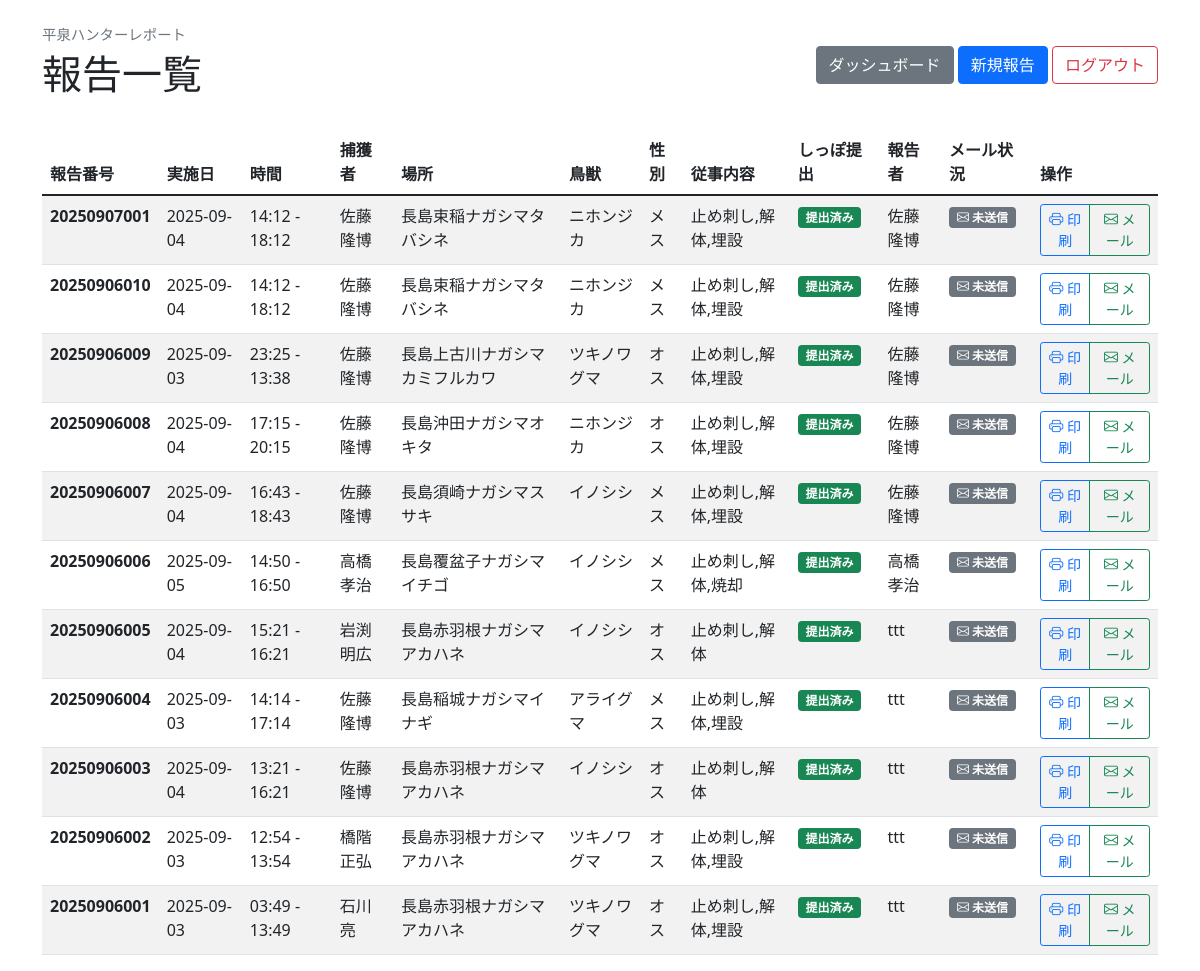
The page /reports (signed in) on the database as committed earlier.
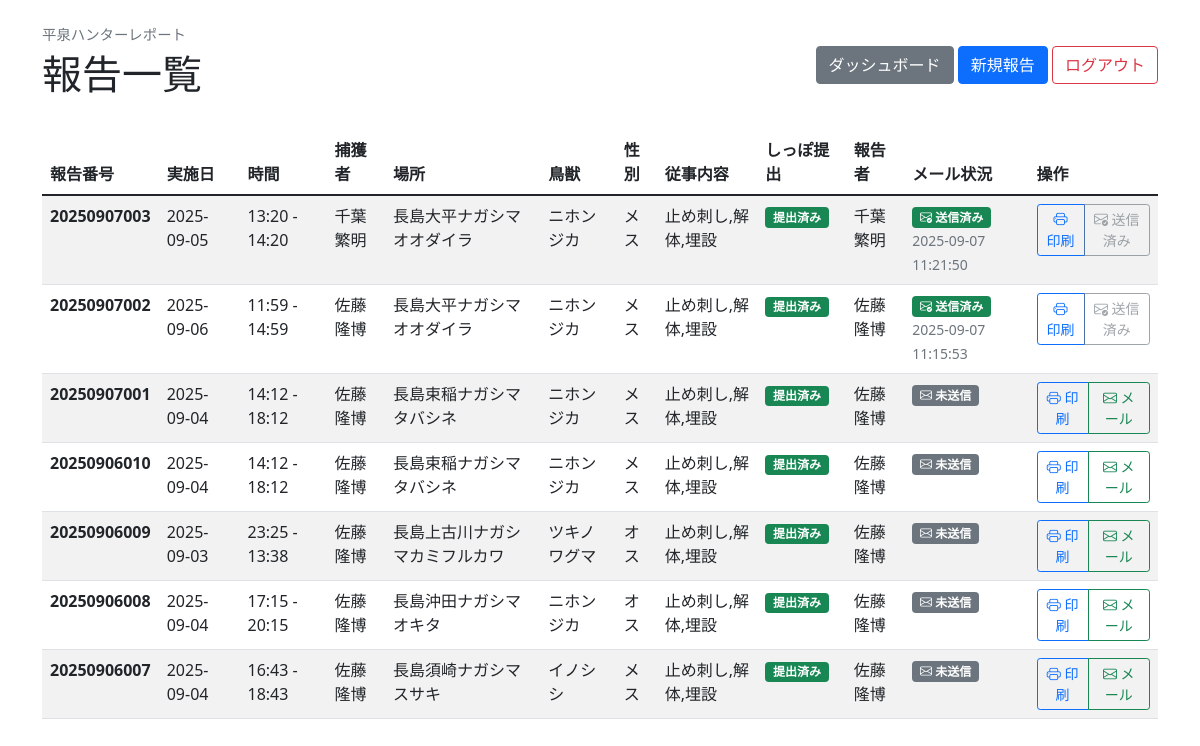
The same page on the database as committed later.
### app.py (models this page shows)
class Report(Model):
    reportno = CharField(unique=True)  # 報告番号
    user = CharField()  # ユーザー名（またはID）
    date = CharField()
    start_time = CharField()
    end_time = CharField()
    method = CharField()
    hunter = CharField()
    team_members = CharField(null=True)  # 実施隊従事者（カンマ区切りで保存）
    location = CharField()
    animal = CharField()
    sex = CharField()
    tasks = CharField()  # カンマ区切りで保存
    tail_submitted = CharField()  # "yes" or "no"
    email_sent = BooleanField(default=False)  # メール送信済みフラグ
    email_sent_date = CharField(null=True)  # メール送信日時
    email_sent_by = CharField(null=True)  # メール送信者
    photo_upload_date = CharField(null=True)  # 写真アップロード日時
    class Meta:
        database = db

### app.py (the view)
@app.route("/reports")
def reports():
    if "user_id" not in session:
        return redirect("/login")
    user = User.get_by_id(session["user_id"])
    if user.role == "admin":
        reports_list = Report.select().order_by(Report.reportno.desc())
    else:
        reports_list = Report.select().where(Report.user == user.name).order_by(Report.reportno.desc())
    return render_template("reports.html", reports=reports_list, user=user)

### templates/reports.html (shortened to what this page needs)
<!DOCTYPE html>
<html lang="ja">
<head>
    <link href="https://cdn.jsdelivr.net/npm/bootstrap@5.1.3/dist/css/bootstrap.min.css" rel="stylesheet">
    <link href="https://cdn.jsdelivr.net/npm/bootstrap-icons@1.7.2/font/bootstrap-icons.css" rel="stylesheet">
</head>
<body>
    <div class="container mt-4">
        <div class="d-flex justify-content-between align-items-center mb-4">
            <div>
                <div class="app-title-small mb-1">平泉ハンターレポート</div>
                <h1>報告一覧</h1>
            </div>
            <div>
                <a href="/dashboard" class="btn btn-secondary">ダッシュボード</a>
                <a href="/report/new" class="btn btn-primary">新規報告</a>
                <a href="/logout" class="btn btn-outline-danger">ログアウト</a>
            </div>
        </div>
        {% if reports %}
        <div class="table-responsive">
            <table class="table table-striped">
                <thead>
                    <tr>
                        <th>報告番号</th>
                        <th>実施日</th>
                        <th>時間</th>
                        <th>捕獲者</th>
                        <th>場所</th>
                        <th>鳥獣</th>
                        <th>性別</th>
                        <th>従事内容</th>
                        <th>しっぽ提出</th>
                        <th>報告者</th>
                        <th>メール状況</th>
                        <th>操作</th>
                    </tr>
                </thead>
                <tbody>
                    {% for report in reports %}
                    <tr>
                        <td><strong>{{ report.reportno }}</strong></td>
                        <td>{{ report.date }}</td>
                        <td>{{ report.start_time }} - {{ report.end_time }}</td>
                        <td>{{ report.hunter }}</td>
                        <td>{{ report.location }}</td>
                        <td>{{ report.animal }}</td>
                        <td>{{ report.sex }}</td>
                        <td>{{ report.tasks }}</td>
                        <td>
                            {% if report.tail_submitted == "yes" %}
                            <span class="badge bg-success">提出済み</span>
                            {% else %}
                            <span class="badge bg-warning">未提出</span>
                            {% endif %}
                        </td>
                        <td>{{ report.user }}</td>
                        <td>
                            {% if report.email_sent %}
                            <span class="badge bg-success">
                                <i class="bi bi-envelope-check"></i> 送信済み
                            </span>
                            <br>
                            <small class="text-muted">{{ report.email_sent_date }}</small>
                            {% else %}
                            <span class="badge bg-secondary">
                                <i class="bi bi-envelope"></i> 未送信
                            </span>
                            {% endif %}
                        </td>
                        <td>
                            <div class="btn-group" role="group">
                                <a href="/report/print/{{ report.id }}" target="_blank" class="btn btn-sm btn-outline-primary">
                                    <i class="bi bi-printer"></i> 印刷
                                </a>
                                {% if user.role == "admin" %}
                                {% if not report.email_sent %}
                                <a href="/reports/{{ report.id }}/email" class="btn btn-sm btn-outline-success">
                                    <i class="bi bi-envelope"></i> メール
                                </a>
                                {% else %}
                                <button class="btn btn-sm btn-outline-secondary" disabled title="既に送信済み">
                                    <i class="bi bi-envelope-check"></i> 送信済み
                                </button>
                                {% endif %}
                                {% endif %}
                            </div>
                        </td>
                    </tr>
                    {% endfor %}
                </tbody>
            </table>
        </div>
        {% else %}
        <div class="alert alert-info">
            <h4>報告がありません</h4>
            <p>まだ報告が登録されていません。<a href="/report/new">新規報告</a>から最初の報告を作成してください。</p>
        </div>
        {% endif %}
    </div>
</body>
</html>

### templates/reports.html (style rules this page uses)
.app-title-small { color: #6c757d; font-size: 0.9rem; font-weight: 500; }

Rows that differ between the two databases and show on the page:
removed Report: reportno "20250906006", date "2025-09-05", start_time "14:50", end_time "16:50", hunter "高橋孝治", location "長島覆盆子ナガシマイチゴ", animal "イノシシ", sex "メス", tasks "止め刺し,解体,焼却", tail_submitted "提出済み", user "高橋孝治", email_sent False (drawn)
removed Report: reportno "20250906005", date "2025-09-04", start_time "15:21", end_time "16:21", hunter "岩渕明広", location "長島赤羽根ナガシマアカハネ", animal "イノシシ", sex "オス", tasks "止め刺し,解体", tail_submitted "提出済み", user "ttt", email_sent False (drawn)
removed Report: reportno "20250906004", date "2025-09-03", start_time "14:14", end_time "17:14", hunter "佐藤隆博", location "長島稲城ナガシマイナギ", animal "アライグマ", sex "メス", tasks "止め刺し,解体,埋設", tail_submitted "提出済み", user "ttt", email_sent False (drawn)
removed Report: reportno "20250906003", date "2025-09-04", start_time "13:21", end_time "16:21", hunter "佐藤隆博", location "長島赤羽根ナガシマアカハネ", animal "イノシシ", sex "オス", tasks "止め刺し,解体", tail_submitted "提出済み", user "ttt", email_sent False (drawn)
removed Report: reportno "20250906002", date "2025-09-03", start_time "12:54", end_time "13:54", hunter "橋階正弘", location "長島赤羽根ナガシマアカハネ", animal "ツキノワグマ", sex "オス", tasks "止め刺し,解体,埋設", tail_submitted "提出済み", user "ttt", email_sent False (drawn)
removed Report: reportno "20250906001", date "2025-09-03", start_time "03:49", end_time "13:49", hunter "石川亮", location "長島赤羽根ナガシマアカハネ", animal "ツキノワグマ", sex "オス", tasks "止め刺し,解体,埋設", tail_submitted "提出済み", user "ttt", email_sent False (drawn)
added Report: reportno "20250907003", date "2025-09-05", start_time "13:20", end_time "14:20", hunter "千葉繁明", location "長島大平ナガシマオオダイラ", animal "ニホンジカ", sex "メス", tasks "止め刺し,解体,埋設", tail_submitted "提出済み", user "千葉繁明", email_sent_date "2025-09-07 11:21:50", email_sent True (drawn)
added Report: reportno "20250907002", date "2025-09-06", start_time "11:59", end_time "14:59", hunter "佐藤隆博", location "長島大平ナガシマオオダイラ", animal "ニホンジカ", sex "メス", tasks "止め刺し,解体,埋設", tail_submitted "提出済み", user "佐藤隆博", email_sent_date "2025-09-07 11:15:53", email_sent True (drawn)
